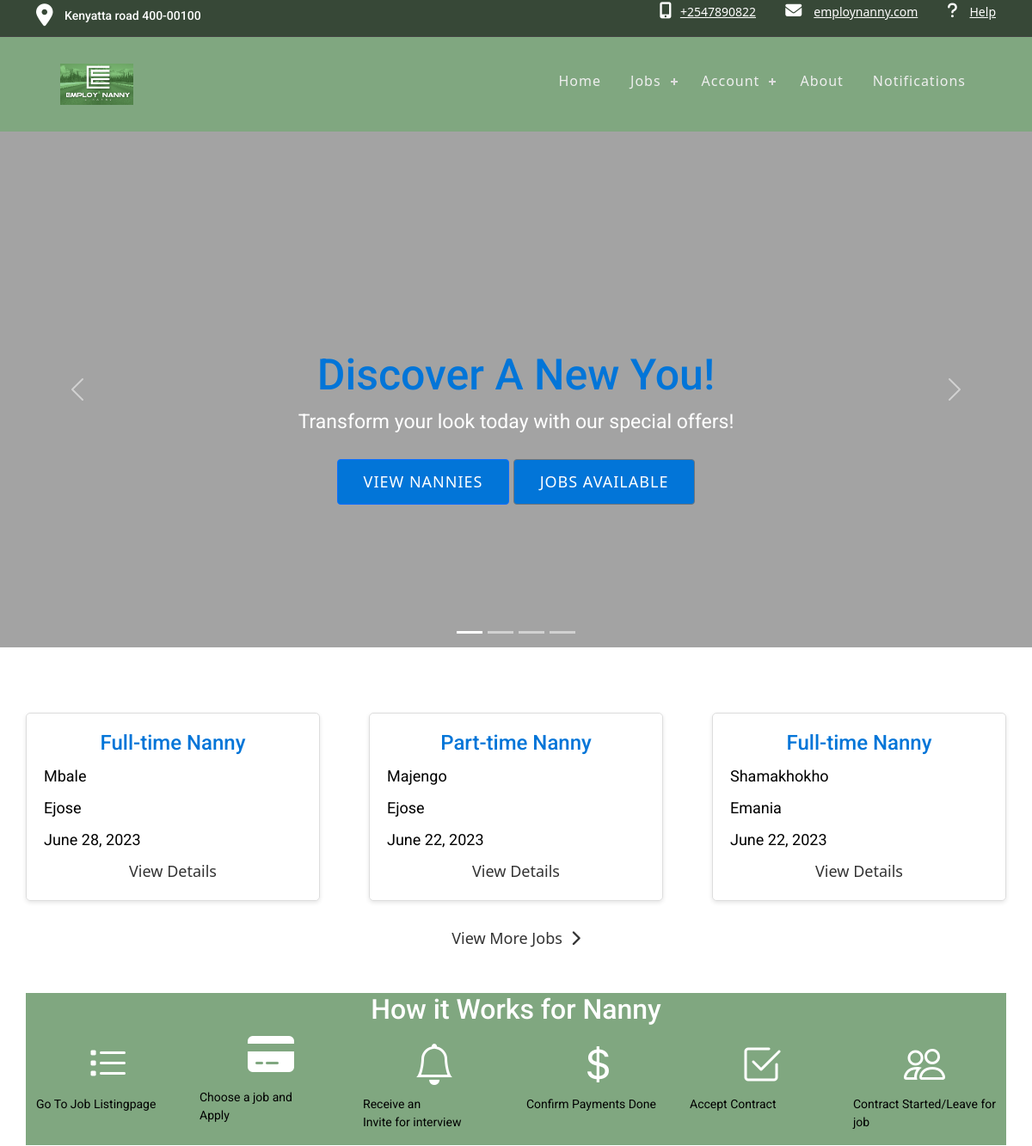
/ (upper part), run on an earlier commit of the app's database.
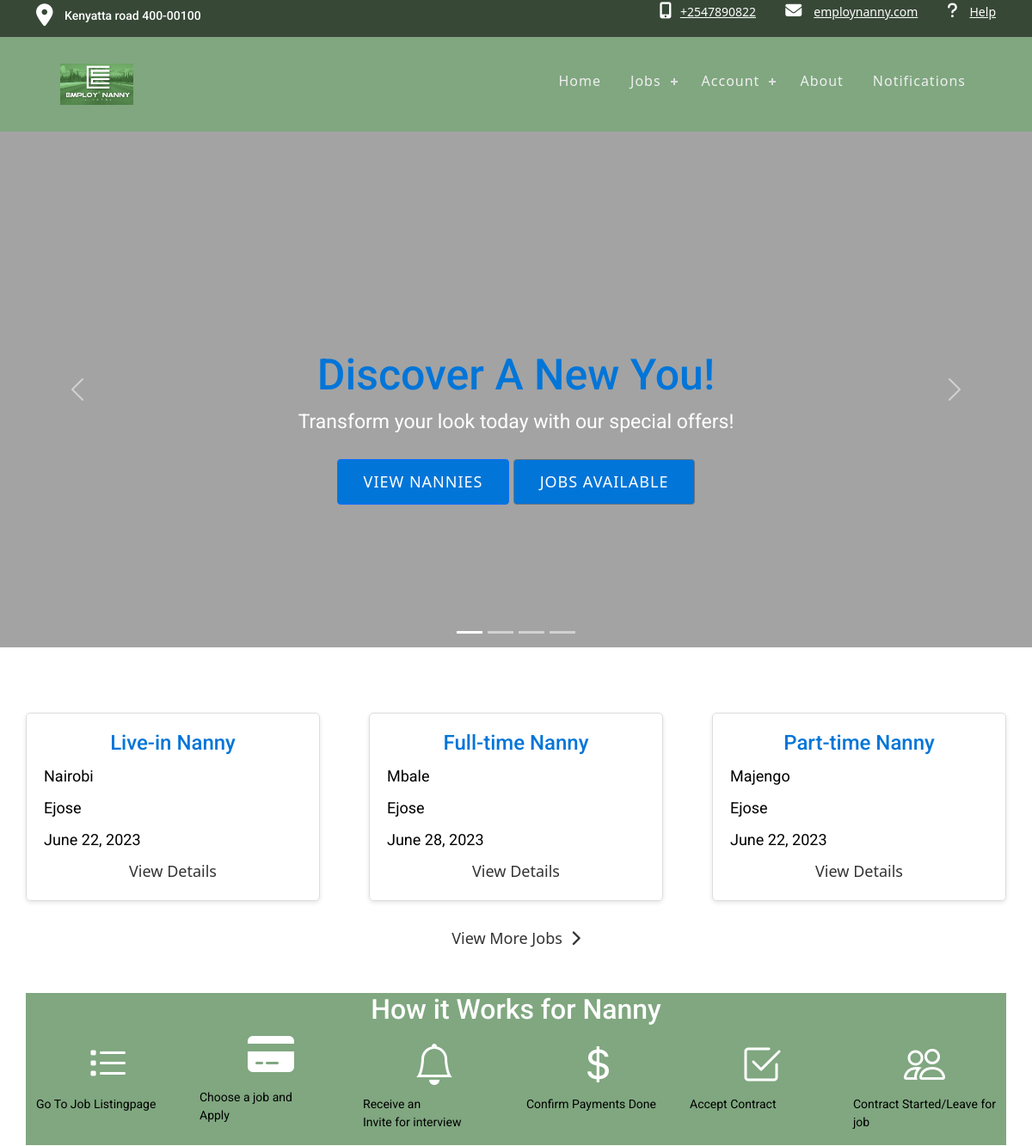
And on a later commit of the database.
### jobapp/models.py (models this page shows, shortened)
class jobModel(models.Model):
    employer = models.ForeignKey(User, on_delete=models.CASCADE)
    category = models.CharField(max_length=100, choices=CATEGORIES)
    city = models.CharField(max_length=100)
    addresss = models.CharField(max_length=100)
    salary = models.IntegerField()
    language = models.CharField(max_length=100)
    nanny_age = models.CharField(max_length=100, choices=AGE_GROUP_CHOICES)
    hours_per_day = models.IntegerField(default=2)
    start_date = models.DateField()
    years_of_experience = models.IntegerField(default=0)
    duration = models.CharField(
        max_length=100, choices=CONTRACT_DURATION, default="1 - 2 years")
    date_posted = models.DateTimeField(auto_now_add=True)
    job_description = models.TextField(blank=True)
    days_off = models.CharField(
        max_length=100, choices=DAYS_OFF_CHOICES, default='Every weekend')
    leave_available = models.BooleanField(choices=LEAVE_CHOICES, default=False)
    vacation_days_per_year = models.CharField(
        max_length=100, choices=VACATION_CHOICES, default='Two weeks')

### jobapp/views.py (the view)
# urls.py: 2. Add a URL to urlpatterns:  path('', views.home, name='home')
def home(request):
    recent_jobs = jobModel.objects.order_by('-date_posted')[:3]
    featured_nannies = NannyDetails.objects.order_by('-date_joined')[:3]
    context = {'recent_jobs': recent_jobs,
               'featured_nannies': featured_nannies}
    return render(request, "home/home.html", context)

### jobapp/templatetags/jobapp_tags.py (called while the page is built)
@register.filter(name='has_group')
def has_group(user, group_name):
    return user.groups.filter(name=group_name).exists()

### jobapp/templates/home/home.html (shortened to what this page needs)
{% extends 'jobapp/base.html' %} {% block content %} {%load static%}
{%load jobapp_tags%}
<div id="slider-home" class="carousel slide carousel-height" data-ride="carousel" data-interval="false">
  <ul class="carousel-indicators">
    <li data-target="#slider-home" data-slide-to="0" class="active"></li>
    <li data-target="#slider-home" data-slide-to="1"></li>
    <li data-target="#slider-home" data-slide-to="2"></li>
    <li data-target="#slider-home" data-slide-to="3"></li>
  </ul>
  <div class="carousel-inner">
    <div class="carousel-item active video-player">
      <video autoplay muted loop onended="nextSlide()">
        <source src="{% static 'videos/video1.mp4' %}" type="video/mp4" />
      </video>
      <div class="carousel-caption">
        <h3>discover a new you!</h3>
     <p class="text-center">Transform your look today with our special offers!</p>
{% if request.user|has_group:"employer" %}
    <a class="btn btn-primary" href="{% url 'nannies' %}">View Nannies</a>
        <a class="btn btn-primary" href="{% url 'jobPosting' %}">Post Job</a>
{% elif request.user|has_group:"nanny" %}
<a class="btn btn-secondary" href="{% url 'job_listing' %}">Jobs Available</a>
<a class="btn btn-secondary" href="{% url 'job_application_status' %}">My Applications</a>
{% else %}
    <a class="btn btn-primary" href="{% url 'nannies' %}">View Nannies</a>
<a class="btn btn-secondary" href="{% url 'job_listing' %}">Jobs Available</a>
{% endif %}
      </div>
    </div>
  </div>
  <a class="carousel-control-prev" href="#slider-home" data-slide="prev">
    <span class="carousel-control-prev-icon"></span>
  </a>
  <a class="carousel-control-next" href="#slider-home" data-slide="next">
    <span class="carousel-control-next-icon"></span>
  </a>
</div>
{% include 'home/recent_posted_jobs.html' %}
{% include 'home/nanny_how_it_works.html'%}
{% endblock %}

### jobapp/templates/home/recent_posted_jobs.html
<div class="recent-jobs">
  <h2 class="recent-jobs-heading">Recently Posted Jobs:</h2>
  <div class="jobs-container">
    {% for job in recent_jobs %}
    <div class="job-card">
      <h3>{{ job.category }}</h3>
      <p>{{ job.city }}</p>
      <p>{{ job.employer }}</p>
      <p>{{ job.start_date }}</p>
      <a href="{% url 'job_detail' job.id %}">View Details</a>
    </div>
    {% endfor %}
  </div>
  <div class="view-more-container">
    <a href="{% url 'job_listing' %}" class="view-more-link">
      View More Jobs <i class="fa fa-chevron-right"></i>
    </a>
  </div>
</div>

What changed in the data, as far as the page shows it:
no longer on this page (row edited): jobModel: category "Full-time Nanny", city "Shamakhokho", employer "Emania", start_date "June 22, 2023"
added jobModel: category "Live-in Nanny", city "Nairobi", employer "Ejose", start_date "June 22, 2023"
